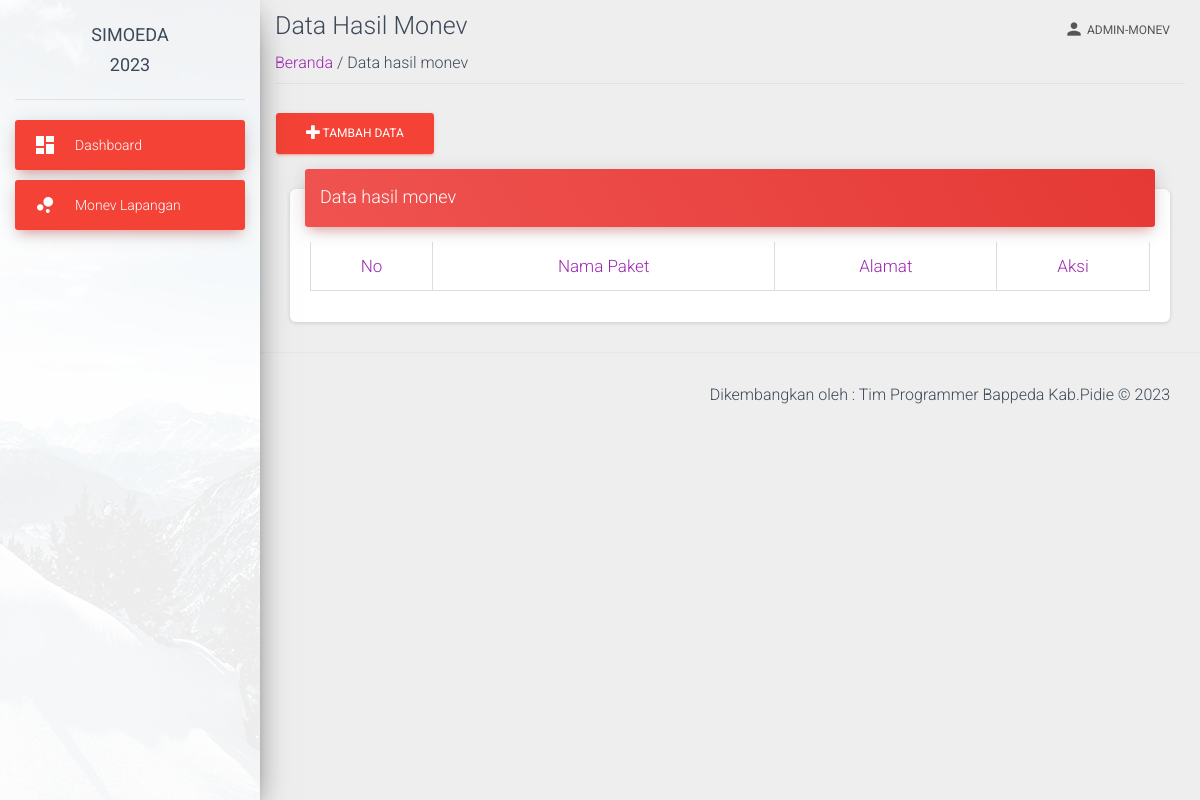
Page /view/monev.php (signed in) on the earlier database version.
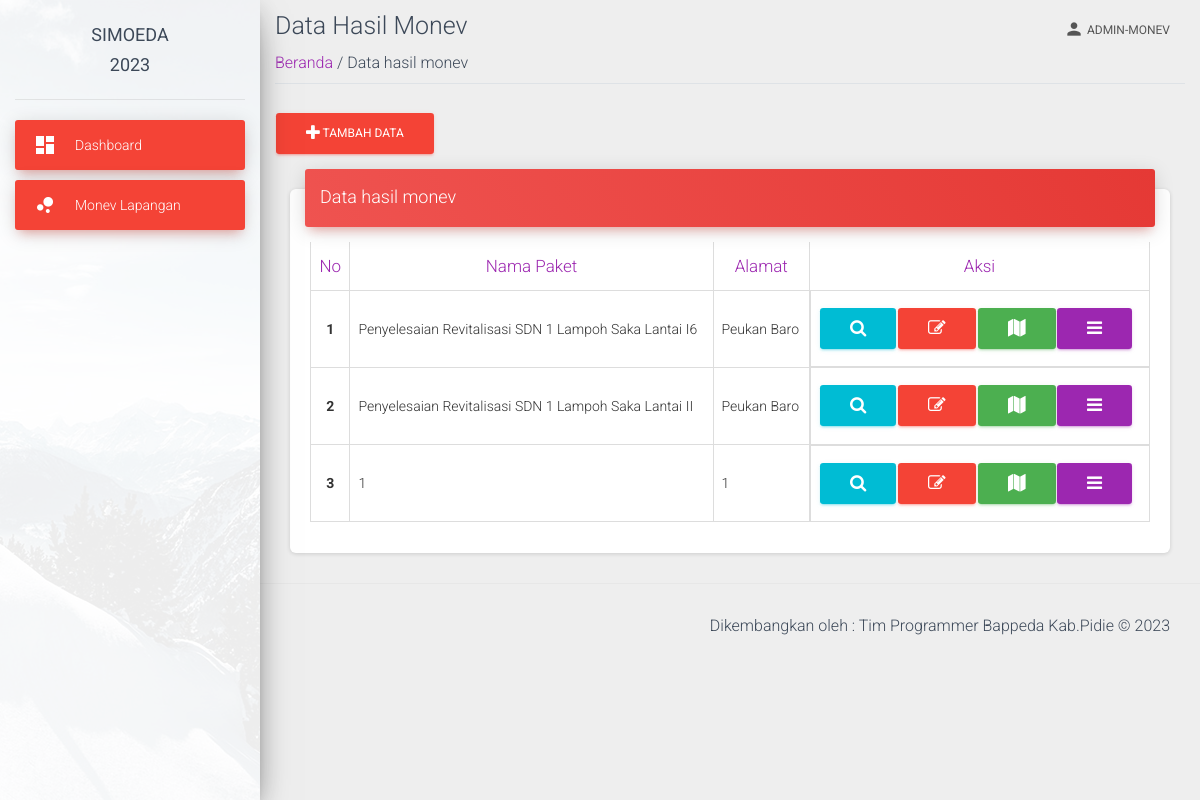
Same page on the later database version.
### tables this page shows
CREATE TABLE `laporan` (
  `id_paket` int(11) NOT NULL,
  `nama_paket` varchar(255) DEFAULT NULL,
  `alamat_paket` varchar(255) DEFAULT NULL,
  `latitude` varchar(255) DEFAULT NULL,
  `longitude` varchar(255) DEFAULT NULL,
  `skpk_id` int(11) DEFAULT NULL,
  `kpa` varchar(255) DEFAULT NULL,
  `alamat_skpk` varchar(255) DEFAULT NULL,
  `nama_pa` varchar(255) DEFAULT NULL,
  `nama_bendahara` varchar(255) DEFAULT NULL,
  `nama_pptk` varchar(255) DEFAULT NULL,
  `pl_nama_1` varchar(255) DEFAULT NULL,
  `pl_instasi_asal_1` varchar(255) DEFAULT NULL,
  `pl_nama_2` varchar(255) DEFAULT NULL,
  `pl_instasi_asal_2` varchar(255) DEFAULT NULL,
  `pl_nama_3` varchar(255) DEFAULT NULL,
  `pl_instasi_asal_3` varchar(255) DEFAULT NULL,
  `pl_nama_4` varchar(255) DEFAULT NULL,
  `pl_instasi_asal_4` varchar(255) DEFAULT NULL,
  `pl_nama_5` varchar(255) DEFAULT NULL,
  `pl_instasi_asal_5` varchar(255) DEFAULT NULL,
  `nama` varchar(255) DEFAULT NULL,
  `jabatan` varchar(255) DEFAULT NULL,
  `alamat` varchar(255) DEFAULT NULL,
  `pho_nama_1` varchar(255) DEFAULT NULL,
  `pho_instasi_asal_1` varchar(255) DEFAULT NULL,
  `pho_nama_2` varchar(255) DEFAULT NULL,
  `pho_instasi_asal_2` varchar(255) DEFAULT NULL,
  `pho_nama_3` varchar(255) DEFAULT NULL,
  `pho_instasi_asal_3` varchar(255) DEFAULT NULL,
  `pho_nama_4` varchar(255) DEFAULT NULL,
  `pho_instasi_asal_4` varchar(255) DEFAULT NULL,
  `pho_nama_5` varchar(255) DEFAULT NULL,
  `pho_instasi_asal_5` varchar(255) DEFAULT NULL,
  `pho_nama_6` varchar(255) DEFAULT NULL,
  `pho_instasi_asal_6` varchar(255) DEFAULT NULL,
  `pr_nama_perusahaan` varchar(255) DEFAULT NULL,
  `pr_alamat_perusahaan` varchar(255) DEFAULT NULL,
  `pr_nama_pimpinan` varchar(255) DEFAULT NULL,
  `pr_alamat_pimpinan` varchar(255) DEFAULT NULL,
  `pr_nilai_kontrak` varchar(255) DEFAULT NULL,
  `pw_nama_perusahaan` varchar(255) DEFAULT NULL,
  `pw_alamat_perusahaan` varchar(255) DEFAULT NULL,
  `pw_nama_pimpinan` varchar(255) DEFAULT NULL,
  `pw_alamat_pimpinan` varchar(255) DEFAULT NULL,
  `pw_nilai_kontrak` varchar(255) DEFAULT NULL,
  `pf_nama_perusahaan` varchar(255) DEFAULT NULL,
  `pf_alamat_perusahaan` varchar(255) DEFAULT NULL,
  `pf_nama_pimpinan` varchar(255) DEFAULT NULL,
  `pf_nomor_kontrak` varchar(255) DEFAULT NULL,
  `pf_nilai_kontrak` varchar(255) DEFAULT NULL,
  `pf_tanggal` varchar(255) DEFAULT NULL,
  `pf_pagu` varchar(255) DEFAULT NULL,
  `pf_sumber_dana` varchar(255) DEFAULT NULL,
  `no_pho` varchar(255) DEFAULT NULL,
  `tgl_pho` varchar(255) DEFAULT NULL,
  `ha` varchar(255) DEFAULT NULL,
  `gambar_kondisi_1` varchar(255) DEFAULT NULL,
  `gambar_kondisi_2` varchar(255) DEFAULT NULL,
  `gambar_kondisi_3` varchar(255) DEFAULT NULL,
  `gambar_kondisi_4` varchar(255) DEFAULT NULL,
  `gambar_kondisi_5` varchar(255) DEFAULT NULL,
  `gambar_kondisi_6` varchar(255) DEFAULT NULL,
  `jenis_paket` int(11) DEFAULT NULL,
  `id_user` int(11) DEFAULT NULL,
  `id_tahun` int(11) DEFAULT NULL,
  `id_sumber_dana` int(11) DEFAULT NULL,
  `kecamatan_id` int(11) DEFAULT NULL
);

### view/monev.php (the view, shortened to what this page needs)
<?php
require('../view/template-atas-monev.php');
?>
<?php
require('../proses/koneksi.php');
$id_tahun=$_SESSION['id_tahun'];
$id_user=$_SESSION['id_user'];
$query_laporan = "SELECT * FROM laporan where id_tahun=$id_tahun and id_user=$id_user";
$result_laporan = mysqli_query($koneksi,$query_laporan);
?>
    <div class="container-fluid">
        <div class="title">
            <h3 class="text-gray-800 my-2">Data Hasil Monev</h3>
        </div>
        <div class="subtitle border-bottom mb-4 pb-2">
            <span class=""><a href="./admin-monev-dashboard.php">Beranda </a></span>
            <span class="text-grey"> / Data hasil monev</span>
        </div>
        <a href="data-tambah.php" class="btn btn-danger shadow"> <i class="fa fa-plus"></i></button> Tambah Data</a>
        <div class="content">
        <div class="container-fluid">
          <div class="row">
            <div class="col-md-12">
              <div class="card">
                <div class="card-header card-header-danger">
                  <h4 class="card-title "> Data hasil monev</h4>
                </div>
                <div class="card-body">
                  <div class="table-responsive">
                    <table class="table table-bordered" id="myTable">
                      <thead class="text-primary text-center">
                        <tr><th>
                        No
                        </th>
                        <th>
                        Nama Paket
                        </th>
                        <th>
                        Alamat
                        </th>
                        <th style="text-align: center;">
                        Aksi
                        </th>
                      </tr>
                    </thead>
                    <tbody>
                    <?php
                $noUrut=1;
				while ($row = @mysqli_fetch_assoc($result_laporan)){
					$nama_peta=$row['nama_paket'];
					$alamat_peta=$row['alamat_paket'];
				?>
                    <tr>
                        <th class="text-center" scope="row"><?php echo $noUrut++ ?></th>
                        <td><?php echo $nama_peta ?></td>
                        <td><?php echo $alamat_peta ?></td>
                        <td class="footer">
                        <form method="POST" action="data-rincian.php">
                                    <button type="submit" name="edit_paket"
                                        class="btn btn-info " title="Rincian Data">
                                        <i class="fa fa-search"></i>
                                    </button>
                                </form>
                            <form method="POST" action="data-edit.php" >
                                <button type="submit" name="edit_paket" value="Edit Data" class="btn btn-danger">
                                <i class="fa fa-edit"></i> </button>
                            </form>
                            <form method="POST" target="_blank" action="lihat_peta.php">
                                <button type="submit" name="submit_coordinates"
                                    class="btn btn-success" title="Lihat Peta">
                                    <i class="fa fa-map"></i> </button>
                            </form>
                        <div class="nav-items">
                            <a class="btn btn-primary" href="javascript:;" id="navbarDropdownProfile" data-toggle="dropdown" aria-haspopup="true" aria-expanded="false">
                            <i class="fa fa-bars"></i>
                            </a>
                        </div>
                        </td>
                    </tr>
                    <?php
					}
				?>
                </tbody>
                    </table>
                  </div>
                </div>
              </div>
            </div>
          </div>
        </div>
      </div>
    </div>
 <?php
require('../view/template-bawah-monev.php')
?>

Differences in the rows shown:
now on this page (row edited): laporan: nama_paket "Penyelesaian Revitalisasi SDN 1 Lampoh Saka Lantai I6", alamat_paket "Peukan Baro"
now on this page (row edited): laporan: nama_paket "Penyelesaian Revitalisasi SDN 1 Lampoh Saka Lantai II", alamat_paket "Peukan Baro"
added laporan: nama_paket "1", alamat_paket "1"
